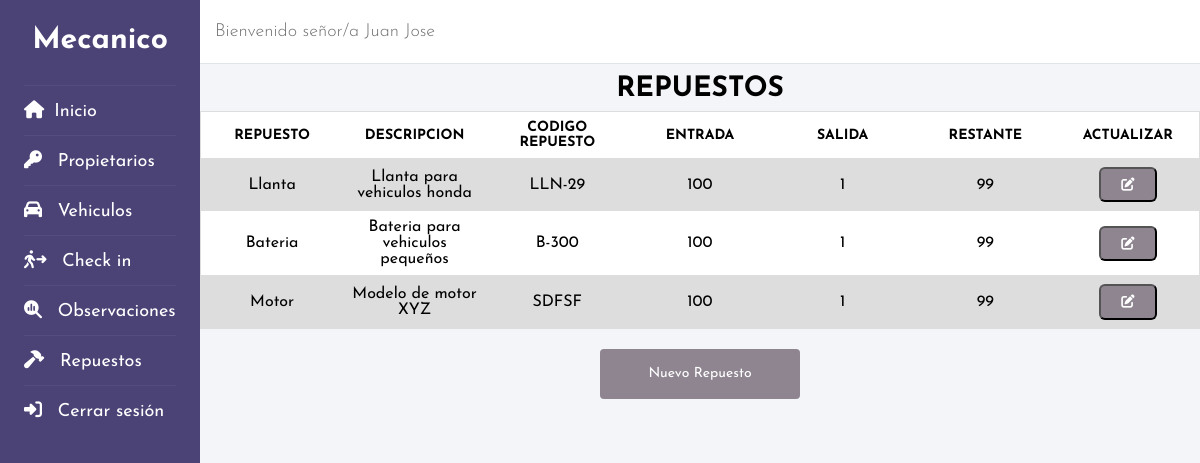
Screenshot of /codigo/neg_dat_consultar_repuestos_mecanico.php (signed in) with the database file from the repository.
### tables this page shows
create table repuestos (
    id_repuesto int (20) primary key not null auto_increment,
    repuesto varchar (20)  not null,
    descripcion varchar (50) not null,
    cod_repuesto varchar (7) not null,
    entrada int (2) not null,
    salida int (2) not null
);

### codigo/neg_dat_consultar_repuestos_mecanico.php (the view, shortened to what this page needs)
<!DOCTYPE html>
<html lang="es">
<head>
    <link rel="stylesheet" href="css/Style_consultas.css">
</head>
<body>
<?php include('header_mecanico.php');?>
    <main class="container-table">
    <?php class Repuestos
    {
        public function consultar ()
        {
        include ("conexion.php");
        echo "<table class='table'>";
        $sql = "SELECT * FROM repuestos";
	    if(!$result = $db->query($sql)):
		    die('Hay un error primera consulta!!! ['.$db->error.']');
        endif;
        echo "<caption>Repuestos</caption>";
        echo "<tbody>";
            echo "<tr class='table-header'>";
                echo "<th>Repuesto</th>";
                echo "<th>Descripcion</th>";
                echo "<th>Codigo repuesto</th>";
                echo "<th>Entrada</th>";
                echo "<th>Salida</th>";
                echo "<th>Restante</th>";
                echo "<th>Actualizar</th>";
                echo "</tr>";
        while ($row=$result->fetch_assoc()):
            $repuesto=stripslashes($row["repuesto"]);
            $descripcion=stripslashes($row["descripcion"]);
            $cod_repuesto=stripslashes($row["cod_repuesto"]);
            $entrada=stripslashes($row["entrada"]);
            $salida=stripslashes($row["salida"]);
            $restante = $entrada - $salida;
            echo "<tr>";
                echo "<td data-label='Repuesto'>$repuesto</td>";
                echo "<td data-label='Descripcion'>$descripcion</td>";
                echo "<td data-label='Codigo repuesto'>$cod_repuesto</td>";
                echo "<td data-label='Entrada'>$entrada</td>";
                echo "<td data-label='Salida'>$salida</td>";
                echo "<td data-label='restante'>$restante</td>";
                echo "<td data-label='Actualizar'>";
                    echo "<form method='POST' action='pres_neg_dat_actualizar_repuestos_mecanico.php'>";
                    echo "<button  class='btn_table fa-solid fa-pen-to-square' type='submit' Value='Actualizar'></button>";
                    echo "</form>";
            echo "</tr>";
        endwhile;
            echo" </tbody>";
        echo "</table>";
        }
    }
    $nuevo = new Repuestos();
    $nuevo -> consultar();
    ?>
        <a class="btn_bottom" href="pres_registro_repuestos_mecanico.php">Nuevo Repuesto</a>
    </main>
</body>
</html>

### codigo/css/Style_consultas.css (style rules this page uses)
.container-table { width: 100%; margin: auto; }
.table { width: 100%; border: 0px; background-color: white; border-collapse: collapse; table-layout: fixed; }
.table caption { font-size: 2.2rem; text-transform: uppercase; font-weight: bold; margin: 8px 0; }
.table tr { display: block; background-color: #f8f8f8; margin-bottom: 8px; border-bottom: 4px solid #ddd; }
.table th, .table td { font-size: 1.2rem; padding: 8px; text-align: center; }
.table .table-header { display: none; }
.table .table-header th { text-transform: uppercase; background-color: white; color: black; }
.table td { display: block; border-bottom: 1px solid #ddd; text-align: right; }
.table td:last-child { border-bottom: 0px; }
.table td::before { content: attr(data-label); font-weight: bold; float: left; }
.btn_table { background-color: #8e8590; padding: 9px 20px; color: #fff; border-radius: 6px; text-decoration: 0; cursor: pointer; }
.btn_bottom { display: flex; justify-content: center; font-size: 1.4rem; margin-top: 20px; padding: 10px 0; background-color: #8e8590; color: white; }

### codigo/css/Style_header.css (style rules this page uses)
* { margin: 0; padding: 0; text-decoration: none; font-family: 'Josefin Sans', sans-serif; box-sizing: border-box; }
html { font-size: 62.5%; }
body { background-color: #f3f5f9; }

### codigo/css/Style_desktop.css (style rules this page uses)
main { margin-left: 200px; }
.container-table { display: flex; flex-direction: column; align-items: center; width: calc(100% - 200px); margin-left: 200px; }
.table { border: 1px solid #cccc; }
.table caption { font-size: 2.8rem; }
.table .table-header { display: table-row; }
.table .table-header th { font-size: 1.1rem; }
.table tr { display: table-row; border: 1px solid #ddd; background: white; }
.table tr:nth-child(even) { background-color: #ddd; }
.table th, .table td { font-size: 1.6rem; text-align: center; }
.table td { display: table-cell; }
.table td::before { content: none; font-weight: normal; float: none; }
.btn_bottom { align-items: center; width: 200px; height: 50px; border-radius: 4px; }
@media screen and (min-width:1200px) { .table .table-header th { font-size: 1.4rem; } }

### rows the page displays
repuestos: repuesto "Llanta", descripcion "Llanta para vehiculos honda", cod_repuesto "LLN-29", entrada "100", salida "1", restante "99"
repuestos: repuesto "Bateria", descripcion "Bateria para vehiculos pequeños", cod_repuesto "B-300", entrada "100", salida "1", restante "99"
repuestos: repuesto "Motor", descripcion "Modelo de motor XYZ", cod_repuesto "SDFSF", entrada "100", salida "1", restante "99"

### other values shown
$_SESSION['nombre_usuario'] "Juan Jose"
